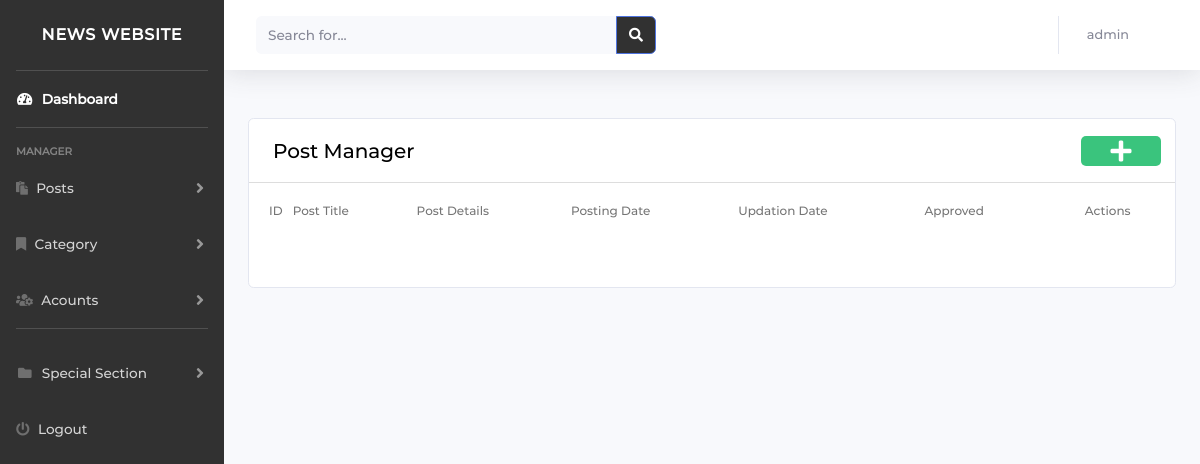
Page /admin/post_manager.php (signed in) on the earlier database version.
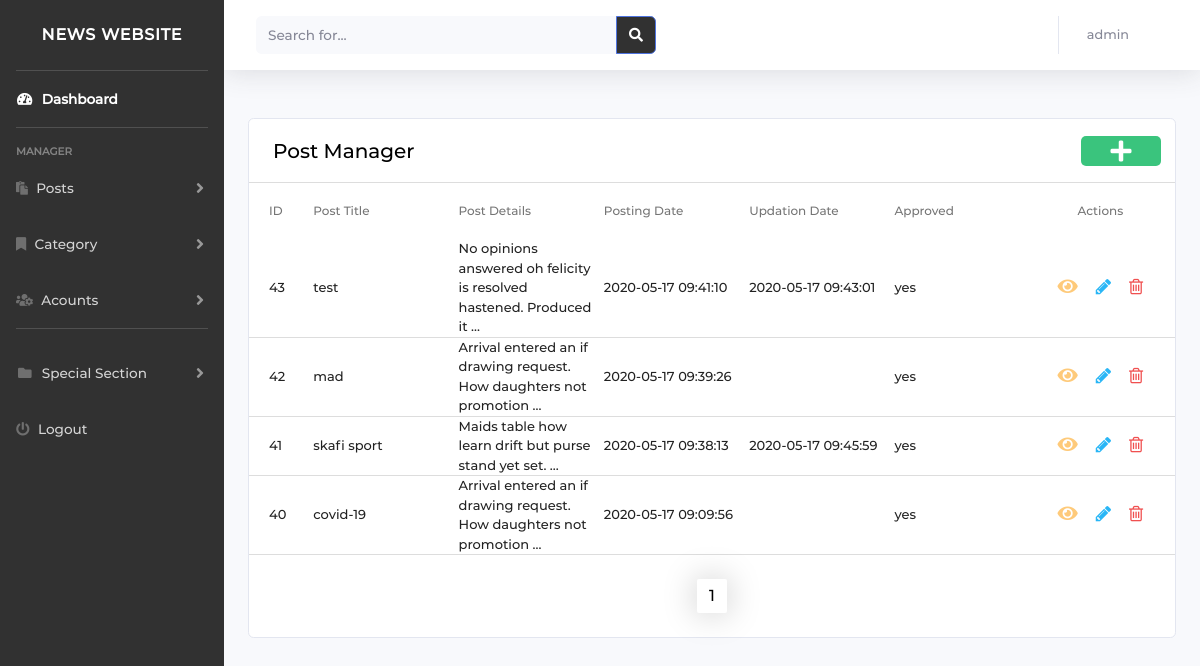
Same page on the later database version.
### tables this page shows
CREATE TABLE `tblposts` (
  `id` int(11) NOT NULL,
  `PostTitle` longtext DEFAULT NULL,
  `CategoryId` int(11) DEFAULT NULL,
  `SubCategoryId` int(11) DEFAULT NULL,
  `PostDetails` longtext DEFAULT NULL,
  `PostingDate` timestamp NULL DEFAULT current_timestamp(),
  `UpdationDate` timestamp NULL DEFAULT NULL ON UPDATE current_timestamp(),
  `Is_Active` int(1) DEFAULT NULL,
  `PostUrl` mediumtext DEFAULT NULL,
  `PostImage` varchar(255) DEFAULT NULL,
  `Approved` varchar(255) NOT NULL DEFAULT 'no',
  `CommentsCout` int(255) DEFAULT NULL,
  `Rank` int(255) DEFAULT 0
);

### admin/config/permissions.php (called while the page is built, shortened)
<?php
$permissions = [
    "index.php" => ['admin', 'author'],
    "dashboard.php" => ['admin', 'author'],
    "post_manager.php" => ['admin', 'author'],
    "change_image.php" => ['admin', 'author'],
    "add_post.php" => ['admin', 'author'],
    "edit_post.php" => ['admin', 'author'],
    "category_manager.php" => ['admin'],
    "edit_category.php" => ['admin'],
    "add_category.php" => ['admin'],
    "approved_post.php" => ['admin'],
    "advertisement_manager.php" => ['admin'],
    "add_advertisement.php" => ['admin'],
    "manage_accounts.php" => ['admin'],
    "accounts_logic.php" => ['admin'],
    "add_users.php" => ['admin'],
    "account_activat.php" => ['admin'],
    "activat.php" => ['admin'],
    "navbar.php" => ['admin'],
    "top.php" => ['admin'],
    "footer.php" => ['admin'],
    "bracking_news.php" => ['admin'],
    "add_brackingnews.php" => ['admin']
];
function checkPermision($pageName, $role)
{
    global $permissions;
    $roles = $permissions[$pageName];
    for ($i = 0; $i < count($roles); $i++) {
        if ($role == $roles[$i])
            return true;
    }
    return false;
}

### admin/config/dbcon.php (called while the page is built, shortened)
<?php
require("connection.php");
$dbhost = "localhost";
 $dbuser = "Skafi";
 $dbpass = "mahmoudskafi00";
 $db = "news_db";
$conDb = new connection($dbhost,$dbuser ,$dbpass,$db);

### admin/config/connection.php (called while the page is built, shortened)
<?php
class connection
{
    function doSelectQuery($con, $sql)
    {
        $status = false;
        $data = array();
        $result = mysqli_query($con, $sql);
        $i = 0;
        $rows = mysqli_num_rows($result);
        if ($rows == 0)
            $status = true;
        while ($row = mysqli_fetch_array($result, MYSQLI_ASSOC)) {
            $data[$i] = $row;
            $status = true;
            $i += 1;
        }
        return ['status' => $status, 'data' => $data, 'rows' => $rows];
    }
}

### admin/post_manager.php (the view, shortened to what the changed rows need)
<?php
include('./config/dbcon.php');
include('./config/permissions.php');
$pagename = basename($_SERVER['PHP_SELF']);
$role = $_SESSION['roles'];
if (checkPermision($pagename, $role)) {
    if (isset($_SESSION['username'])) {
        if ($_GET['action'] = 'del') {
?>
            <!DOCTYPE html>
            <html lang="en">
            <head>
                <?php require './include/links.php' ?>
            </head>
            <body>
                <?php require './include/navbar.php' ?>
                <br>
                <?php
                $pageurl = $_GET['page'];
                $pageurl = intval($pageurl);
                ?>
                <div class="container">
                    <div class="row">
                        <div id="admin" class="col s12">
                            <div class="card material-table">
                                <table id="datatable">
                                    <thead class="head-tr-costom">
                                        <tr>
                                            <th>ID</th>
                                            <th>Post Title</th>
                                            <th>Post Details</th>
                                            <th>Posting Date</th>
                                            <th>Updation Date</th>
                                            <th>Approved</th>
                                            <th style="display: flex;align-items: center;justify-content: center;">Actions</th>
                                        </tr>
                                    </thead>
                                    <tbody class="custom-tr">
                                        <?php
                                        function limit_text($text, $limit)
                                        {
                                            if (str_word_count($text, 0) > $limit) {
                                                $words = str_word_count($text, 2);
                                                $pos = array_keys($words);
                                                $text = substr($text, 0, $pos[$limit]) . '...';
                                            }
                                            return $text;
                                        }
                                        if ($_SESSION['roles'] == 'admin') {
                                            $sql = $conDb->doSelectQuery($conn, "SELECT * FROM tblposts WHERE Is_Active='1' AND Approved='yes' ");
                                        } else if ($_SESSION['roles'] == 'author') {
                                            $sql = $conDb->doSelectQuery($conn, "SELECT * FROM tblposts WHERE Is_Active='1' AND Approved='yes' OR Approved='no' ");
                                        }
                                        $res_per_page = 10;
                                        $number_of_res = $sql['rows'];
                                        $number_of_pages = ceil($number_of_res / $res_per_page);
                                        if (!isset($_GET['page'])) {
                                            $page = 1;
                                        } else {
                                            $page = $_GET['page'];
                                        }
                                        $this_page_first_res = ($page - 1) * $res_per_page;
                                        if ($_SESSION['roles'] == 'admin') {
                                            $sql = $conDb->doSelectQuery($conn, "SELECT * FROM tblposts WHERE Is_Active=1 AND Approved='yes' ORDER BY PostingDate DESC LIMIT " . $this_page_first_res . ',' . $res_per_page);
                                        } else  if ($_SESSION['roles'] == 'author') {
                                            $sql = $conDb->doSelectQuery($conn, "SELECT * FROM tblposts WHERE Is_Active=1 AND Approved='no' ORDER BY PostingDate DESC  OR Approved='yes' LIMIT " . $this_page_first_res . ',' . $res_per_page);
                                        }
                                        ?>
                                        <?php
                                        if ($sql['rows'] > 0) {
                                            foreach ($sql['data'] as $row) {
                                        ?>
                                                <tr id="<?php echo $row['id']; ?>">
                                                    <td>
                                                        <?php echo $row['id']; ?>
                                                    </td>
                                                    <td>
                                                        <?php
                                                        $t = $row['PostTitle'];
                                                        echo  limit_text($t, 5);
                                                        ?>
                                                    </td>
                                                    <td>
                                                        <?php
                                                        $t = $row['PostDetails'];
                                                        echo  limit_text($t, 10);
                                                        ?>
                                                    </td>
                                                    <td>
                                                        <?php echo $row['PostingDate']; ?>
                                                    </td>
                                                    <td>
                                                        <?php echo $row['UpdationDate']; ?>
                                                    </td>
                                                    <td>
                                                        <?php echo $row['Approved']; ?>
                                                    </td>
                                                    <td class="td-custom">
                                                        <div>
                                                            <a href="./post_view.php?postid=<?php echo $row['id'] ?>">
                                                                <i class="fas fa-eye" style="color:#feca7a;"></i>
                                                            </a>
                                                            <a href="edit_post.php?pid=<?php echo $row['id']; ?>">
                                                                <i class="fa fa-pencil" style="color: #29b6f6;"></i>
                                                            </a>
                                                            <a href="#" data-role="deletepost" data-id=<?php echo $row['id'] ?>>
                                                                <i class="fa fa-trash-o" style="color: #f05050">
                                                                </i>
                                                            </a>
                                                        </div>
                                                    </td>
                                                </tr>
                                        <?php }
                                        } ?>
                                    </tbody>
                                </table>
                                <br>
                                <div class="numbers_of_pages" id="myDIV" style="display:flex; justify-content: center;">
                                    <?php
                                    for ($page = 1; $page <= $number_of_pages; $page++) {
                                        if ($page == $pageurl) {
                                            echo '<a  class="thisA active" href="post_manager.php?page=' . $page . '"> ' . $page . '  </a> ';
                                        } else
                                            echo '<a  class="thisA " href="post_manager.php?page=' . $page . '"> ' . $page . '  </a> ';
                                    }
                                    ?>
                                </div>
                                <br>
                            </div>
                        </div>
                    </div>
                </div>
                <br>
                <br>
            </body>
            </html>
<?php
        }
    }
} else {
    echo "<script type='text/javascript'> document.location = '../dashboard.php'; </script>";
}
?>

Differences in the rows shown:
added tblposts: id "43", PostTitle "test", PostDetails "No opinions answered oh felicity is resolved hastened. Produced it ...", PostingDate "2020-05-17 09:41:10", UpdationDate "2020-05-17 09:43:01", Approved "yes"
added tblposts: id "42", PostTitle "mad", PostDetails "Arrival entered an if drawing request. How daughters not promotion ...", PostingDate "2020-05-17 09:39:26", Approved "yes"
added tblposts: id "41", PostTitle "skafi sport", PostDetails "Maids table how learn drift but purse stand yet set. ...", PostingDate "2020-05-17 09:38:13", UpdationDate "2020-05-17 09:45:59", Approved "yes"
added tblposts: id "40", PostTitle "covid-19", PostDetails "Arrival entered an if drawing request. How daughters not promotion ...", PostingDate "2020-05-17 09:09:56", Approved "yes"
Other differences:
new list line: "1"
